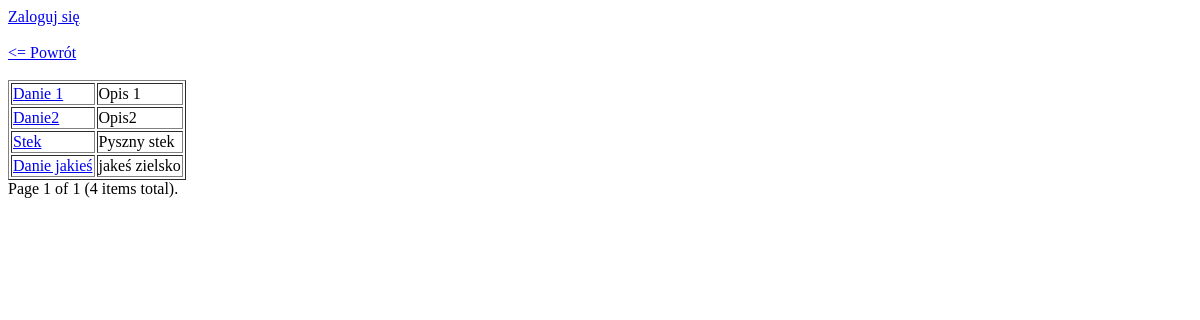
The app's page /dish_list/, older data.
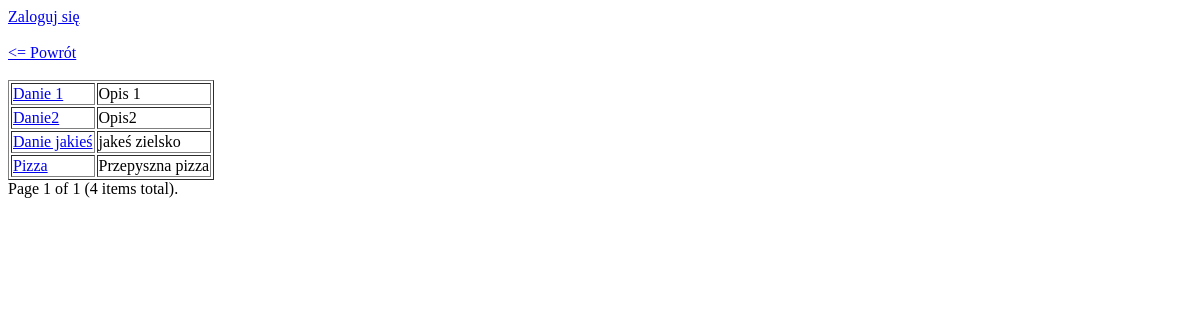
The same page, newer data.
### menu/models.py (models this page shows, shortened)
class Dish(models.Model):
    name = models.CharField(max_length=50, unique=True, verbose_name='Nazwa')
    description = models.TextField(max_length=1000, verbose_name='Opis')
    price = models.FloatField(verbose_name='Cena')
    preparation_time = models.IntegerField(verbose_name='Czas przygotowania')
    is_vege = models.BooleanField(verbose_name='Danie wegetariańskie')
    picture = models.ImageField(default = 'default.jpg',verbose_name='Zdjęcie dania')
    created = models.DateTimeField(editable=False)
    modified = models.DateTimeField(auto_now=True)

### menu/views.py (the view)
# urls.py: path(r'dish_list/', views.DishListView.as_view(), name='dish_list'),
class DishListView(ListView):
    model = Dish
    template_name = 'dish_list_view.html'
    paginate_by = 10

### templates/dish_list_view.html (shortened to what this page needs)
{% extends 'base.html' %}
{% block body %}
    <a href="/"><= Powrót</a>
    <br/><br/>
    <table border="1">
    {% for object in object_list %}
        <tr><td><a href="/dish_detail/{{ object.pk }}">{{ object.name }}</a></td><td>{{ object.description }}</td></tr>
    {% endfor %}
    </table>
    {% include "_pagination.html" %}
    <br/><br/>
{% endblock %}

Row changes from the older to the newer data that the page shows:
removed Dish: name "Stek", description "Pyszny stek"
added Dish: name "Pizza", description "Przepyszna pizza"
